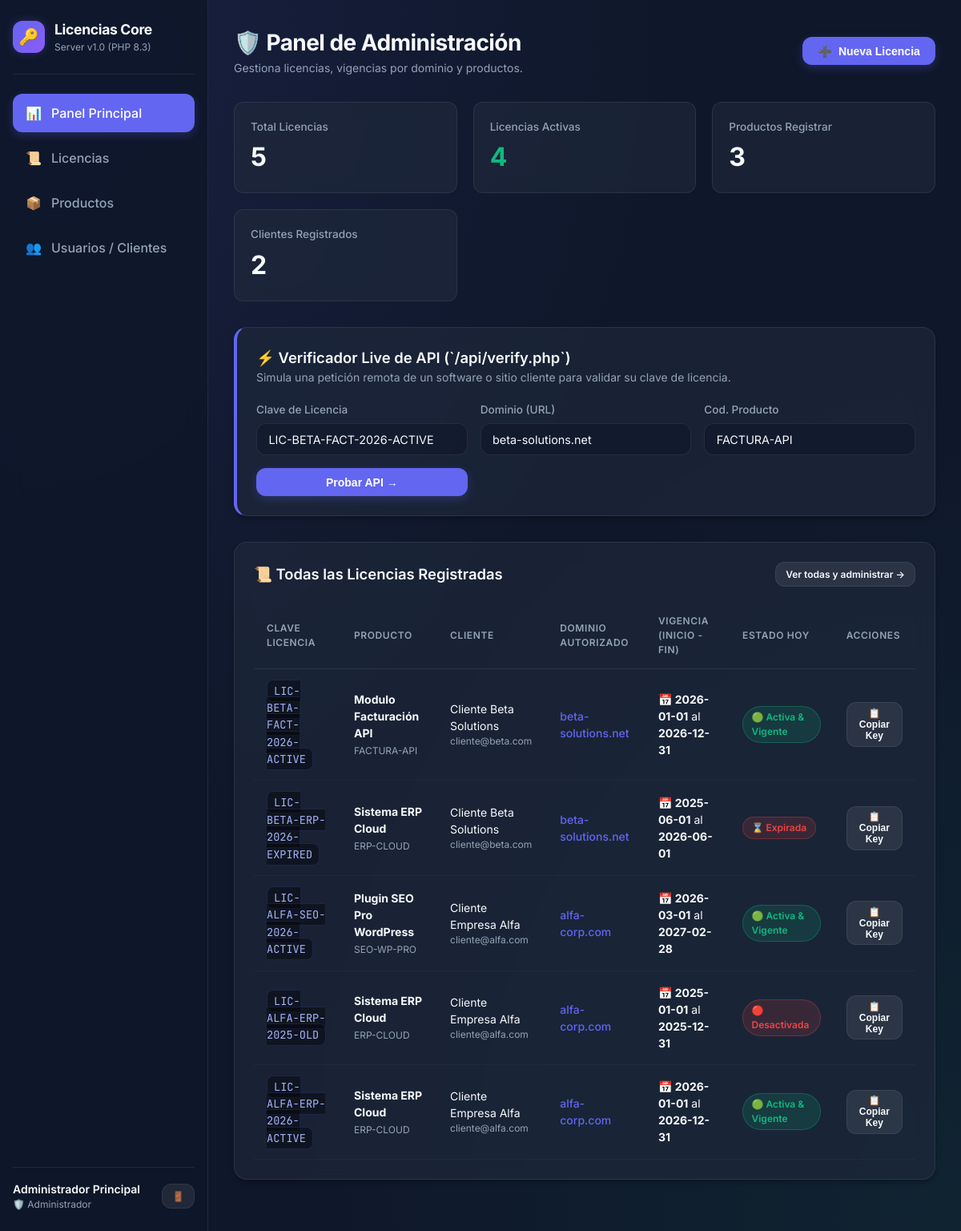
/dashboard.php (signed in), run on the app's committed database.
### tables this page shows
CREATE TABLE IF NOT EXISTS `licenses` (
  `id` INT AUTO_INCREMENT PRIMARY KEY,
  `user_id` INT NOT NULL,
  `product_id` INT NOT NULL,
  `license_key` VARCHAR(100) NOT NULL,
  `domain_url` VARCHAR(255) NOT NULL,
  `is_active` TINYINT(1) NOT NULL DEFAULT 1,
  `start_date` DATE NOT NULL,
  `end_date` DATE NOT NULL,
  `notes` VARCHAR(255) NULL,
  `created_at` DATETIME DEFAULT CURRENT_TIMESTAMP,
  `updated_at` DATETIME DEFAULT CURRENT_TIMESTAMP ON UPDATE CURRENT_TIMESTAMP,
  FOREIGN KEY (`user_id`) REFERENCES `users`(`id`) ON DELETE CASCADE,
  FOREIGN KEY (`product_id`) REFERENCES `products`(`id`) ON DELETE CASCADE,
  INDEX `idx_verify` (`license_key`, `domain_url`, `is_active`),
  INDEX `idx_product_domain` (`product_id`, `domain_url`, `is_active`)
);

CREATE TABLE IF NOT EXISTS `products` (
  `id` INT AUTO_INCREMENT PRIMARY KEY,
  `name` VARCHAR(150) NOT NULL,
  `code` VARCHAR(50) NOT NULL UNIQUE,
  `description` TEXT NULL,
  `status` ENUM('active', 'inactive') NOT NULL DEFAULT 'active',
  `created_at` DATETIME DEFAULT CURRENT_TIMESTAMP
);

CREATE TABLE IF NOT EXISTS `users` (
  `id` INT AUTO_INCREMENT PRIMARY KEY,
  `name` VARCHAR(100) NOT NULL,
  `email` VARCHAR(150) NOT NULL UNIQUE,
  `password` VARCHAR(255) NOT NULL,
  `role` ENUM('admin', 'client') NOT NULL DEFAULT 'client',
  `created_at` DATETIME DEFAULT CURRENT_TIMESTAMP
);

### src/Auth.php (called while the page is built, shortened)
<?php
require_once __DIR__ . '/Database.php';
class Auth {
    public static function check(): bool {
        return isset($_SESSION['user_id']);
    }
    public static function user(): ?array {
        return [
            'id' => $_SESSION['user_id'],
            'name' => $_SESSION['user_name'],
            'email' => $_SESSION['user_email'],
            'role' => $_SESSION['user_role'],
        ];
    }
    public static function isAdmin(): bool {
        return self::check() && $_SESSION['user_role'] === 'admin';
    }
}

### config/app.php (called while the page is built, shortened)
<?php
function sanitize(string $data): string {
    return htmlspecialchars(trim($data), ENT_QUOTES, 'UTF-8');
}

### config/database.php (called while the page is built, shortened)
<?php
return [
    'host' => '127.0.0.1',
    'port' => '3306',
    'dbname' => 'licencias_db',
    'charset' => 'utf8mb4',
    'username' => 'root',
    'password' => '',
    'options' => [
        PDO::ATTR_ERRMODE => PDO::ERRMODE_EXCEPTION,
        PDO::ATTR_DEFAULT_FETCH_MODE => PDO::FETCH_ASSOC,
        PDO::ATTR_EMULATE_PREPARES => false,
    ],
];

### src/Database.php (called while the page is built, shortened)
<?php
class Database {
    private static ?PDO $instance = null;
    public static function getConnection(): PDO {
        if (self::$instance === null) {
            $config = require __DIR__ . '/../config/database.php';
            $dsnWithoutDb = "mysql:host={$config['host']};port={$config['port']};charset={$config['charset']}";
            try {
                $pdo = new PDO($dsnWithoutDb, $config['username'], $config['password'], $config['options']);
                $pdo->exec("CREATE DATABASE IF NOT EXISTS `{$config['dbname']}` DEFAULT CHARACTER SET utf8mb4 COLLATE utf8mb4_unicode_ci;");
                $pdo->exec("USE `{$config['dbname']}`;");
                $tablesQuery = $pdo->query("SHOW TABLES LIKE 'users'");
                self::$instance = $pdo;
            } catch (PDOException $e) {
                die("Error de conexión a la Base de Datos: " . $e->getMessage() .
                    "<br><br>Por favor verifica que MySQL esté iniciado en XAMPP y los datos en config/database.php sean correctos.");
            }
        }
        return self::$instance;
    }
}

### src/LicenseManager.php (called while the page is built, shortened)
<?php
require_once __DIR__ . '/Database.php';
class LicenseManager {
    private PDO $db;
    public function __construct() {
        $this->db = Database::getConnection();
    }
    public function getAllLicenses(?int $userId = null, ?string $search = null): array {
        $sql = "SELECT l.*, p.name as product_name, p.code as product_code, u.name as user_name, u.email as user_email
                FROM licenses l
                JOIN products p ON l.product_id = p.id
                JOIN users u ON l.user_id = u.id
                WHERE 1=1";
        $params = [];
        $sql .= " ORDER BY l.id DESC";
        $stmt = $this->db->prepare($sql);
        $stmt->execute($params);
        return $stmt->fetchAll();
    }
    public function getAllProducts(): array {
        $stmt = $this->db->query("SELECT * FROM products ORDER BY name ASC");
        return $stmt->fetchAll();
    }
    public function getAllClients(): array {
        $stmt = $this->db->query("SELECT id, name, email, role, created_at FROM users ORDER BY name ASC");
        return $stmt->fetchAll();
    }
}

### dashboard.php (the view, shortened to what this page needs)
<?php
require_once __DIR__ . '/includes/header.php';
require_once __DIR__ . '/includes/sidebar.php';
require_once __DIR__ . '/src/LicenseManager.php';
$manager = new LicenseManager();
$isAdmin = Auth::isAdmin();
if ($isAdmin) {
    $licenses = $manager->getAllLicenses();
    $products = $manager->getAllProducts();
    $clients = $manager->getAllClients();
    $activeCount = count(array_filter($licenses, fn($l) => (int)$l['is_active'] === 1));
    $productCount = count($products);
    $clientCount = count(array_filter($clients, fn($u) => $u['role'] === 'client'));
} else {
    $clientUserId = (int)$currentUser['id'];
    $licenses = $manager->getAllLicenses($clientUserId);
    $activeCount = count(array_filter($licenses, fn($l) => (int)$l['is_active'] === 1));
}
?>
<main class="main-content">
    <div class="header-bar">
        <div>
            <h1 class="page-title">
                <?php echo $isAdmin ? '🛡️ Panel de Administración' : '👤 Mi Portal de Licencias'; ?>
            </h1>
            <p class="page-desc">
                <?php echo $isAdmin
                    ? 'Gestiona licencias, vigencias por dominio y productos.'
                    : 'Consulta el estado y la vigencia de tus licencias adquiridas.'; ?>
            </p>
        </div>
        <?php if ($isAdmin): ?>
            <button class="btn btn-primary" data-modal-target="modal-new-license">
                <span>➕</span> Nueva Licencia
            </button>
        <?php endif; ?>
    </div>
    <div class="stats-grid">
        <div class="stat-card">
            <div class="stat-label">Total Licencias</div>
            <div class="stat-value"><?php echo count($licenses); ?></div>
        </div>
        <div class="stat-card">
            <div class="stat-label">Licencias Activas</div>
            <div class="stat-value" style="color: var(--accent-success);"><?php echo $activeCount; ?></div>
        </div>
        <?php if ($isAdmin): ?>
            <div class="stat-card">
                <div class="stat-label">Productos Registrar</div>
                <div class="stat-value"><?php echo $productCount; ?></div>
            </div>
            <div class="stat-card">
                <div class="stat-label">Clientes Registrados</div>
                <div class="stat-value"><?php echo $clientCount; ?></div>
            </div>
        <?php endif; ?>
    </div>
    <?php if ($isAdmin): ?>
        <div class="card" style="border-left: 4px solid var(--accent-primary);">
            <div class="card-header">
                <div>
                    <h2 class="card-title">⚡ Verificador Live de API (`/api/verify.php`)</h2>
                    <p class="page-desc">Simula una petición remota de un software o sitio cliente para validar su clave de licencia.</p>
                </div>
            </div>
            <form id="api-tester-form" class="form-row" style="align-items: flex-end;">
                <div class="form-group" style="flex: 2; margin-bottom: 0;">
                    <label class="form-label" for="test-key">Clave de Licencia</label>
                    <input type="text" id="test-key" class="form-control" placeholder="Ej: LIC-ALFA-ERP-2026-ACTIVE" required
                           value="<?php echo !empty($licenses) ? sanitize($licenses[0]['license_key']) : ''; ?>">
                </div>
                <div class="form-group" style="flex: 1.5; margin-bottom: 0;">
                    <label class="form-label" for="test-domain">Dominio (URL)</label>
                    <input type="text" id="test-domain" class="form-control" placeholder="Ej: alfa-corp.com"
                           value="<?php echo !empty($licenses) ? sanitize($licenses[0]['domain_url']) : ''; ?>">
                </div>
                <div class="form-group" style="flex: 1; margin-bottom: 0;">
                    <label class="form-label" for="test-product">Cod. Producto</label>
                    <input type="text" id="test-product" class="form-control" placeholder="Ej: ERP-CLOUD"
                           value="<?php echo !empty($licenses) ? sanitize($licenses[0]['product_code']) : ''; ?>">
                </div>
                <button type="submit" class="btn btn-primary" style="margin-bottom: 0;">
                    Probar API →
                </button>
            </form>
        </div>
    <?php endif; ?>
    <div class="card">
        <div class="card-header">
            <h2 class="card-title">
                <?php echo $isAdmin ? '📜 Todas las Licencias Registradas' : '📜 Lista de mis Licencias'; ?>
            </h2>
            <?php if ($isAdmin): ?>
                <a href="licenses.php" class="btn btn-secondary btn-sm">Ver todas y administrar →</a>
            <?php endif; ?>
        </div>
        <?php if (empty($licenses)): ?>
            <div style="text-align: center; padding: 2rem; color: var(--text-muted);">
                No hay licencias registradas actualmente.
            </div>
        <?php else: ?>
            <div class="table-container">
                <table class="table">
                    <thead>
                        <tr>
                            <th>Clave Licencia</th>
                            <th>Producto</th>
                            <?php if ($isAdmin): ?><th>Cliente</th><?php endif; ?>
                            <th>Dominio Autorizado</th>
                            <th>Vigencia (Inicio - Fin)</th>
                            <th>Estado hoy</th>
                            <th>Acciones</th>
                        </tr>
                    </thead>
                    <tbody>
                        <?php
                        $today = date('Y-m-d');
                        foreach ($licenses as $lic):
                            $isFlagActive = ((int)$lic['is_active'] === 1);
                            $isWithinDates = ($today >= $lic['start_date'] && $today <= $lic['end_date']);
                            $isValidToday = ($isFlagActive && $isWithinDates);
                            if ($isValidToday) {
                                $statusBadge = '<span class="badge badge-active">🟢 Activa & Vigente</span>';
                            } elseif (!$isFlagActive) {
                                $statusBadge = '<span class="badge badge-inactive">🔴 Desactivada</span>';
                            } elseif ($today < $lic['start_date']) {
                                $statusBadge = '<span class="badge badge-warning">⏳ Pendiente Inicio</span>';
                            } else {
                                $statusBadge = '<span class="badge badge-inactive">⌛ Expirada</span>';
                            }
                        ?>
                            <tr>
                                <td>
                                    <code class="license-key-code"><?php echo sanitize($lic['license_key']); ?></code>
                                </td>
                                <td>
                                    <strong><?php echo sanitize($lic['product_name']); ?></strong><br>
                                    <span style="font-size: 0.75rem; color: var(--text-muted);"><?php echo sanitize($lic['product_code']); ?></span>
                                </td>
                                <?php if ($isAdmin): ?>
                                    <td>
                                        <div><?php echo sanitize($lic['user_name']); ?></div>
                                        <div style="font-size: 0.75rem; color: var(--text-muted);"><?php echo sanitize($lic['user_email']); ?></div>
                                    </td>
                                <?php endif; ?>
                                <td>
                                    <span style="color: #6366f1; font-weight: 500;"><?php echo sanitize($lic['domain_url']); ?></span>
                                </td>
                                <td>
                                    <div><strong>📅 <?php echo $lic['start_date']; ?></strong> al <strong><?php echo $lic['end_date']; ?></strong></div>
                                </td>
                                <td><?php echo $statusBadge; ?></td>
                                <td>
                                    <button class="btn btn-secondary btn-sm btn-copy" data-copy="<?php echo sanitize($lic['license_key']); ?>">
                                        📋 Copiar Key
                                    </button>
                                </td>
                            </tr>
                        <?php endforeach; ?>
                    </tbody>
                </table>
            </div>
        <?php endif; ?>
    </div>
</main>
<?php require_once __DIR__ . '/includes/footer.php'; ?>

### includes/header.php (shortened to what this page needs)
<?php
require_once __DIR__ . '/../config/app.php';
require_once __DIR__ . '/../src/Auth.php';
$currentUser = Auth::user();
?>
<!DOCTYPE html>
<html lang="es">
<head>
    <link rel="stylesheet" href="assets/css/style.css">
</head>
<body>
<div class="app-container">

### includes/sidebar.php (shortened to what this page needs)
<?php
$currentScript = basename($_SERVER['SCRIPT_NAME']);
?>
<aside class="sidebar">
    <div class="brand">
        <div class="brand-icon">🔑</div>
        <div>
            <div class="brand-title">Licencias Core</div>
            <div class="brand-subtitle">Server v1.0 (PHP 8.3)</div>
        </div>
    </div>
    <ul class="nav-menu">
        <li class="nav-item <?php echo $currentScript === 'dashboard.php' ? 'active' : ''; ?>">
            <a href="dashboard.php">
                <span>📊</span> Panel Principal
            </a>
        </li>
        <?php if (Auth::isAdmin()): ?>
            <li class="nav-item <?php echo $currentScript === 'licenses.php' ? 'active' : ''; ?>">
                <a href="licenses.php">
                    <span>📜</span> Licencias
                </a>
            </li>
            <li class="nav-item <?php echo $currentScript === 'products.php' ? 'active' : ''; ?>">
                <a href="products.php">
                    <span>📦</span> Productos
                </a>
            </li>
            <li class="nav-item <?php echo $currentScript === 'clients.php' ? 'active' : ''; ?>">
                <a href="clients.php">
                    <span>👥</span> Usuarios / Clientes
                </a>
            </li>
        <?php endif; ?>
    </ul>
    <div class="user-profile">
        <div class="user-info">
            <span class="user-name"><?php echo sanitize($currentUser['name']); ?></span>
            <span class="user-role"><?php echo $currentUser['role'] === 'admin' ? '🛡️ Administrador' : '👤 Cliente'; ?></span>
        </div>
        <a href="logout.php" class="btn btn-secondary btn-sm" title="Cerrar Sesión">🚪</a>
    </div>
</aside>

### includes/footer.php (shortened to what this page needs)
</div>
</body>
</html>

### data on the page
licenses: license_key "LIC-BETA-FACT-2026-ACTIVE", domain_url "beta-solutions.net", product.name "Modulo Facturación API", product.code "FACTURA-API", user.name "Cliente Beta Solutions", user.email "cliente@beta.com", start_date "2026-01-01", end_date "2026-12-31", is_active "🟢 Activa & Vigente"
products: code "FACTURA-API"
licenses: license_key "LIC-BETA-ERP-2026-EXPIRED", product.name "Sistema ERP Cloud", product.code "ERP-CLOUD", user.name "Cliente Beta Solutions", user.email "cliente@beta.com", domain_url "beta-solutions.net", start_date "2025-06-01", end_date "2026-06-01", is_active "⌛ Expirada"
licenses: license_key "LIC-ALFA-SEO-2026-ACTIVE", product.name "Plugin SEO Pro WordPress", product.code "SEO-WP-PRO", user.name "Cliente Empresa Alfa", user.email "cliente@alfa.com", domain_url "alfa-corp.com", start_date "2026-03-01", end_date "2027-02-28", is_active "🟢 Activa & Vigente"
licenses: license_key "LIC-ALFA-ERP-2025-OLD", product.name "Sistema ERP Cloud", product.code "ERP-CLOUD", user.name "Cliente Empresa Alfa", user.email "cliente@alfa.com", domain_url "alfa-corp.com", start_date "2025-01-01", end_date "2025-12-31", is_active "🔴 Desactivada"
licenses: license_key "LIC-ALFA-ERP-2026-ACTIVE", product.name "Sistema ERP Cloud", product.code "ERP-CLOUD", user.name "Cliente Empresa Alfa", user.email "cliente@alfa.com", domain_url "alfa-corp.com", start_date "2026-01-01", end_date "2026-12-31", is_active "🟢 Activa & Vigente"

### other printed values
$currentUser['name'] "Administrador Principal"
count($licenses) "5"
$activeCount "4"
$productCount "3"
$clientCount "2"
